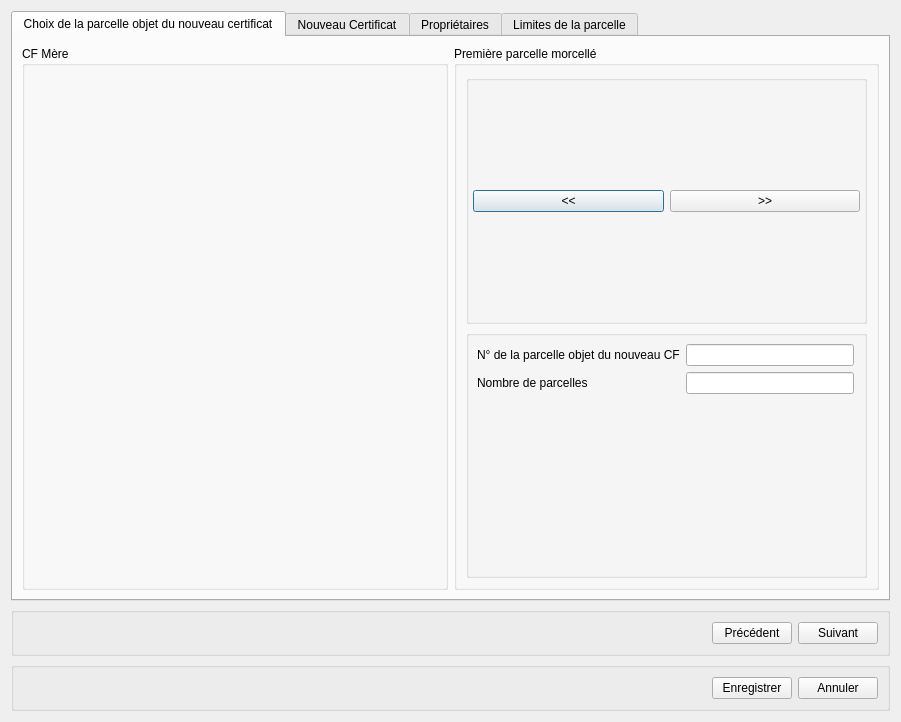
<?xml version="1.0" encoding="UTF-8"?>
<ui version="4.0">
 <class>Dialog</class>
 <widget class="QDialog" name="Dialog">
  <property name="geometry">
   <rect>
    <x>0</x>
    <y>0</y>
    <width>901</width>
    <height>640</height>
   </rect>
  </property>
  <property name="windowTitle">
   <string>Saisie informations</string>
  </property>
  <layout class="QVBoxLayout" name="verticalLayout">
   <item>
    <layout class="QGridLayout" name="gridLayout">
     <item row="0" column="0">
      <widget class="QTabWidget" name="tabWidget">
       <property name="currentIndex">
        <number>0</number>
       </property>
       <widget class="QWidget" name="tab">
        <attribute name="title">
         <string>Choix de la parcelle objet du nouveau certificat</string>
        </attribute>
        <layout class="QHBoxLayout" name="horizontalLayout_9">
         <item>
          <widget class="QGroupBox" name="groupBox">
           <property name="title">
            <string>CF Mère</string>
           </property>
           <layout class="QVBoxLayout" name="verticalLayout_9">
            <item>
             <layout class="QHBoxLayout" name="horizontalLayout">
              <item>
               <spacer name="horizontalSpacer_5">
                <property name="orientation">
                 <enum>Qt::Horizontal</enum>
                </property>
                <property name="sizeHint" stdset="0">
                 <size>
                  <width>40</width>
                  <height>20</height>
                 </size>
                </property>
               </spacer>
              </item>
             </layout>
            </item>
           </layout>
          </widget>
         </item>
         <item>
          <widget class="QGroupBox" name="groupBox_2">
           <property name="title">
            <string>Première parcelle morcellé</string>
           </property>
           <layout class="QVBoxLayout" name="verticalLayout_10">
            <item>
             <layout class="QHBoxLayout" name="horizontalLayout_2"/>
            </item>
            <item>
             <widget class="QGroupBox" name="horizontalGroupBox_3">
              <layout class="QHBoxLayout" name="horizontalLayout_3">
               <property name="leftMargin">
                <number>4</number>
               </property>
               <property name="topMargin">
                <number>4</number>
               </property>
               <property name="rightMargin">
                <number>4</number>
               </property>
               <property name="bottomMargin">
                <number>4</number>
               </property>
               <item>
                <widget class="QPushButton" name="precedent">
                 <property name="text">
                  <string>&lt;&lt;</string>
                 </property>
                </widget>
               </item>
               <item>
                <widget class="QPushButton" name="suivant">
                 <property name="text">
                  <string>&gt;&gt;</string>
                 </property>
                </widget>
               </item>
              </layout>
             </widget>
            </item>
            <item>
             <widget class="QGroupBox" name="formGroupBox">
              <layout class="QFormLayout" name="formLayout">
               <property name="leftMargin">
                <number>8</number>
               </property>
               <property name="topMargin">
                <number>8</number>
               </property>
               <property name="rightMargin">
                <number>10</number>
               </property>
               <property name="bottomMargin">
                <number>8</number>
               </property>
               <item row="0" column="0">
                <widget class="QLabel" name="nDeLaParcelleObjetDuNouveauCFLabel">
                 <property name="text">
                  <string>N° de la parcelle objet du nouveau CF</string>
                 </property>
                </widget>
               </item>
               <item row="0" column="1">
                <widget class="QLineEdit" name="nDeLaParcelleObjetDuNouveauCFLineEdit"/>
               </item>
               <item row="1" column="0">
                <widget class="QLabel" name="nombreDeParcellesLabel">
                 <property name="text">
                  <string>Nombre de parcelles</string>
                 </property>
                </widget>
               </item>
               <item row="1" column="1">
                <widget class="QLineEdit" name="nombreDeParcellesLineEdit"/>
               </item>
              </layout>
             </widget>
            </item>
           </layout>
          </widget>
         </item>
        </layout>
       </widget>
       <widget class="QWidget" name="tab_2">
        <attribute name="title">
         <string>Nouveau Certificat</string>
        </attribute>
        <layout class="QVBoxLayout" name="verticalLayout_2">
         <item>
          <widget class="QGroupBox" name="groupBox_3">
           <property name="title">
            <string>CF qui garde l'ancien numéro </string>
           </property>
           <layout class="QGridLayout" name="gridLayout_4">
            <item row="0" column="0">
             <widget class="QLabel" name="numRoCertificatLabel_3">
              <property name="text">
               <string>Numéro certificat</string>
              </property>
             </widget>
            </item>
            <item row="0" column="1" colspan="4">
             <widget class="QLineEdit" name="numRoCertificatLineEdit_3"/>
            </item>
            <item row="1" column="0">
             <widget class="QLabel" name="surfaceLabel_3">
              <property name="text">
               <string>Surface</string>
              </property>
             </widget>
            </item>
            <item row="1" column="1">
             <widget class="QLineEdit" name="surfaceLineEdit_9"/>
            </item>
            <item row="1" column="2">
             <widget class="QLineEdit" name="surfaceLineEdit_10"/>
            </item>
            <item row="1" column="3">
             <widget class="QLineEdit" name="surfaceLineEdit_11"/>
            </item>
            <item row="1" column="4">
             <widget class="QLineEdit" name="surfaceLineEdit_12"/>
            </item>
            <item row="2" column="0">
             <widget class="QLabel" name="consistanceLabel_3">
              <property name="text">
               <string> Consistance</string>
              </property>
             </widget>
            </item>
            <item row="2" column="1">
             <widget class="QComboBox" name="comboBox"/>
            </item>
           </layout>
          </widget>
         </item>
         <item>
          <widget class="QGroupBox" name="groupBox_4">
           <property name="title">
            <string>Nouveau CF</string>
           </property>
           <layout class="QGridLayout" name="gridLayout_8">
            <item row="0" column="0">
             <widget class="QLabel" name="numRoCertificatLabel">
              <property name="text">
               <string>Numéro certificat</string>
              </property>
             </widget>
            </item>
            <item row="0" column="1">
             <widget class="QLineEdit" name="numRoCertificatLineEdit"/>
            </item>
            <item row="1" column="0">
             <widget class="QLabel" name="surfaceLabel">
              <property name="text">
               <string>N° Demande</string>
              </property>
             </widget>
            </item>
            <item row="1" column="1">
             <widget class="QLineEdit" name="surfaceLineEdit"/>
            </item>
            <item row="2" column="0">
             <widget class="QLabel" name="consistanceLabel">
              <property name="text">
               <string>Consistance</string>
              </property>
             </widget>
            </item>
            <item row="2" column="1">
             <widget class="QComboBox" name="consistanceComboBox"/>
            </item>
            <item row="3" column="0" colspan="2">
             <widget class="QGroupBox" name="groupBox_12">
              <property name="title">
               <string>CF qui garde l'ancien numéro </string>
              </property>
              <layout class="QGridLayout" name="gridLayout_5">
               <item row="0" column="0">
                <widget class="QLabel" name="numRoCertificatLabel_2">
                 <property name="text">
                  <string>Numéro certificat</string>
                 </property>
                </widget>
               </item>
               <item row="0" column="1" colspan="4">
                <widget class="QLineEdit" name="numRoCertificatLineEdit_2"/>
               </item>
               <item row="1" column="0">
                <widget class="QLabel" name="surfaceLabel_2">
                 <property name="text">
                  <string>Surface</string>
                 </property>
                </widget>
               </item>
               <item row="1" column="1">
                <widget class="QLineEdit" name="surfaceLineEdit_8"/>
               </item>
               <item row="1" column="2">
                <widget class="QLineEdit" name="surfaceLineEdit_5"/>
               </item>
               <item row="1" column="3">
                <widget class="QLineEdit" name="surfaceLineEdit_6"/>
               </item>
               <item row="1" column="4">
                <widget class="QLineEdit" name="surfaceLineEdit_7"/>
               </item>
               <item row="2" column="0">
                <widget class="QLabel" name="consistanceLabel_2">
                 <property name="text">
                  <string>Consistance</string>
                 </property>
                </widget>
               </item>
               <item row="2" column="1">
                <widget class="QComboBox" name="consistanceComboBox_2"/>
               </item>
              </layout>
             </widget>
            </item>
           </layout>
          </widget>
         </item>
         <item>
          <widget class="QGroupBox" name="groupBox_11">
           <property name="title">
            <string>Localisation</string>
           </property>
           <layout class="QFormLayout" name="formLayout_2">
            <item row="0" column="0" colspan="2">
             <widget class="QGroupBox" name="formGroupBox_2">
              <layout class="QFormLayout" name="formLayout_3">
               <property name="horizontalSpacing">
                <number>10</number>
               </property>
               <property name="leftMargin">
                <number>6</number>
               </property>
               <property name="topMargin">
                <number>1</number>
               </property>
               <property name="rightMargin">
                <number>15</number>
               </property>
               <property name="bottomMargin">
                <number>10</number>
               </property>
               <item row="0" column="0">
                <widget class="QLabel" name="rGionLabel">
                 <property name="text">
                  <string>Région</string>
                 </property>
                </widget>
               </item>
               <item row="1" column="0">
                <widget class="QLabel" name="districtLabel">
                 <property name="text">
                  <string>District</string>
                 </property>
                </widget>
               </item>
               <item row="2" column="0">
                <widget class="QLabel" name="communeLabel">
                 <property name="text">
                  <string>Commune</string>
                 </property>
                </widget>
               </item>
               <item row="3" column="0">
                <widget class="QLabel" name="fokontanyLabel">
                 <property name="text">
                  <string>Fokontany</string>
                 </property>
                </widget>
               </item>
               <item row="0" column="1">
                <widget class="QLineEdit" name="lineEditRegion"/>
               </item>
               <item row="1" column="1">
                <widget class="QLineEdit" name="lineEditDistrict"/>
               </item>
               <item row="2" column="1">
                <widget class="QLineEdit" name="lineEditCommune"/>
               </item>
               <item row="3" column="1">
                <widget class="QComboBox" name="comboFokontany"/>
               </item>
              </layout>
             </widget>
            </item>
           </layout>
          </widget>
         </item>
        </layout>
       </widget>
       <widget class="QWidget" name="tab_3">
        <attribute name="title">
         <string>Propriétaires</string>
        </attribute>
        <layout class="QVBoxLayout" name="verticalLayout_5">
         <item>
          <widget class="QGroupBox" name="groupBox_5">
           <property name="title">
            <string>Propriétaires du CF restant</string>
           </property>
           <layout class="QVBoxLayout" name="verticalLayout_3">
            <item>
             <widget class="QGroupBox" name="horizontalGroupBox_6">
              <layout class="QHBoxLayout" name="horizontalLayout_6">
               <item>
                <spacer name="horizontalSpacer_3">
                 <property name="orientation">
                  <enum>Qt::Horizontal</enum>
                 </property>
                 <property name="sizeHint" stdset="0">
                  <size>
                   <width>40</width>
                   <height>20</height>
                  </size>
                 </property>
                </spacer>
               </item>
               <item>
                <widget class="QPushButton" name="detail">
                 <property name="text">
                  <string>Détail</string>
                 </property>
                </widget>
               </item>
              </layout>
             </widget>
            </item>
            <item>
             <layout class="QGridLayout" name="gridLayout_2">
              <item row="0" column="0">
               <widget class="QTableWidget" name="tableWidget">
                <column>
                 <property name="text">
                  <string>Nom</string>
                 </property>
                </column>
                <column>
                 <property name="text">
                  <string>Prenoms</string>
                 </property>
                </column>
                <column>
                 <property name="text">
                  <string>Sexe</string>
                 </property>
                </column>
                <column>
                 <property name="text">
                  <string>DateNaissance</string>
                 </property>
                </column>
               </widget>
              </item>
             </layout>
            </item>
           </layout>
          </widget>
         </item>
         <item>
          <widget class="QGroupBox" name="groupBox_6">
           <property name="title">
            <string>Propriétaire du nouveau CF</string>
           </property>
           <layout class="QVBoxLayout" name="verticalLayout_4">
            <item>
             <widget class="QGroupBox" name="horizontalGroupBox_7">
              <layout class="QHBoxLayout" name="horizontalLayout_7">
               <item>
                <widget class="QPushButton" name="remove">
                 <property name="text">
                  <string>Enlever</string>
                 </property>
                </widget>
               </item>
               <item>
                <widget class="QPushButton" name="pushButtonAddition">
                 <property name="text">
                  <string>Ajouter</string>
                 </property>
                </widget>
               </item>
               <item>
                <spacer name="horizontalSpacer_4">
                 <property name="orientation">
                  <enum>Qt::Horizontal</enum>
                 </property>
                 <property name="sizeHint" stdset="0">
                  <size>
                   <width>40</width>
                   <height>20</height>
                  </size>
                 </property>
                </spacer>
               </item>
               <item>
                <widget class="QPushButton" name="details">
                 <property name="text">
                  <string>Détails</string>
                 </property>
                </widget>
               </item>
              </layout>
             </widget>
            </item>
            <item>
             <layout class="QGridLayout" name="gridLayout_3">
              <item row="0" column="0">
               <widget class="QTableWidget" name="tableWidget_2">
                <column>
                 <property name="text">
                  <string>Noms</string>
                 </property>
                </column>
                <column>
                 <property name="text">
                  <string>Prenoms</string>
                 </property>
                </column>
                <column>
                 <property name="text">
                  <string>Sexe</string>
                 </property>
                </column>
                <column>
                 <property name="text">
                  <string>Date</string>
                 </property>
                </column>
               </widget>
              </item>
             </layout>
            </item>
           </layout>
          </widget>
         </item>
        </layout>
       </widget>
       <widget class="QWidget" name="tab_5">
        <attribute name="title">
         <string>Limites de la parcelle</string>
        </attribute>
        <layout class="QVBoxLayout" name="verticalLayout_8">
         <item>
          <widget class="QGroupBox" name="groupBox_9">
           <property name="title">
            <string>Limites de la parcelle pour le CF restant</string>
           </property>
           <layout class="QVBoxLayout" name="verticalLayout_6">
            <item>
             <widget class="QGroupBox" name="horizontalGroupBox_10">
              <layout class="QHBoxLayout" name="horizontalLayout_10">
               <item>
                <widget class="QPushButton" name="Enlever">
                 <property name="text">
                  <string>Enlever</string>
                 </property>
                </widget>
               </item>
               <item>
                <widget class="QPushButton" name="Ajouter_LimiteAncien">
                 <property name="text">
                  <string>Ajouter</string>
                 </property>
                </widget>
               </item>
               <item>
                <spacer name="horizontalSpacer_7">
                 <property name="orientation">
                  <enum>Qt::Horizontal</enum>
                 </property>
                 <property name="sizeHint" stdset="0">
                  <size>
                   <width>40</width>
                   <height>20</height>
                  </size>
                 </property>
                </spacer>
               </item>
               <item>
                <widget class="QLineEdit" name="lineEditCFRestant"/>
               </item>
              </layout>
             </widget>
            </item>
            <item>
             <layout class="QGridLayout" name="gridLayout_6">
              <item row="0" column="0">
               <widget class="QTableWidget" name="tableWidget_5">
                <column>
                 <property name="text">
                  <string>Reperes</string>
                 </property>
                </column>
                <column>
                 <property name="text">
                  <string>Description</string>
                 </property>
                </column>
                <column>
                 <property name="text">
                  <string>Position</string>
                 </property>
                </column>
               </widget>
              </item>
             </layout>
            </item>
           </layout>
          </widget>
         </item>
         <item>
          <widget class="QGroupBox" name="groupBox_10">
           <property name="title">
            <string>Limite de la parcelle du nouveau CF</string>
           </property>
           <layout class="QVBoxLayout" name="verticalLayout_7">
            <item>
             <widget class="QGroupBox" name="horizontalGroupBox_11">
              <layout class="QHBoxLayout" name="horizontalLayout_11">
               <item>
                <widget class="QPushButton" name="Enlever_2">
                 <property name="text">
                  <string>Enlever</string>
                 </property>
                </widget>
               </item>
               <item>
                <widget class="QPushButton" name="Ajouter_LimiteNew">
                 <property name="text">
                  <string>Ajouter</string>
                 </property>
                </widget>
               </item>
               <item>
                <spacer name="horizontalSpacer_8">
                 <property name="orientation">
                  <enum>Qt::Horizontal</enum>
                 </property>
                 <property name="sizeHint" stdset="0">
                  <size>
                   <width>40</width>
                   <height>20</height>
                  </size>
                 </property>
                </spacer>
               </item>
               <item>
                <widget class="QLineEdit" name="lineEditNouveauCF"/>
               </item>
              </layout>
             </widget>
            </item>
            <item>
             <layout class="QGridLayout" name="gridLayout_7">
              <item row="0" column="0">
               <widget class="QTableWidget" name="tableWidget_6">
                <column>
                 <property name="text">
                  <string>Reperes</string>
                 </property>
                </column>
                <column>
                 <property name="text">
                  <string>Description</string>
                 </property>
                </column>
                <column>
                 <property name="text">
                  <string>Position</string>
                 </property>
                </column>
               </widget>
              </item>
             </layout>
            </item>
           </layout>
          </widget>
         </item>
        </layout>
       </widget>
      </widget>
     </item>
    </layout>
   </item>
   <item>
    <widget class="QGroupBox" name="horizontalGroupBox_4">
     <layout class="QHBoxLayout" name="horizontalLayout_4">
      <item>
       <spacer name="horizontalSpacer">
        <property name="orientation">
         <enum>Qt::Horizontal</enum>
        </property>
        <property name="sizeHint" stdset="0">
         <size>
          <width>40</width>
          <height>20</height>
         </size>
        </property>
       </spacer>
      </item>
      <item>
       <widget class="QPushButton" name="precedent_2">
        <property name="text">
         <string>Précédent</string>
        </property>
       </widget>
      </item>
      <item>
       <widget class="QPushButton" name="suivant_2">
        <property name="text">
         <string>Suivant</string>
        </property>
       </widget>
      </item>
     </layout>
    </widget>
   </item>
   <item>
    <widget class="QGroupBox" name="horizontalGroupBox_5">
     <layout class="QHBoxLayout" name="horizontalLayout_5">
      <item>
       <spacer name="horizontalSpacer_2">
        <property name="orientation">
         <enum>Qt::Horizontal</enum>
        </property>
        <property name="sizeHint" stdset="0">
         <size>
          <width>40</width>
          <height>20</height>
         </size>
        </property>
       </spacer>
      </item>
      <item>
       <widget class="QPushButton" name="save">
        <property name="text">
         <string>Enregistrer</string>
        </property>
       </widget>
      </item>
      <item>
       <widget class="QPushButton" name="cancel">
        <property name="text">
         <string>Annuler</string>
        </property>
       </widget>
      </item>
     </layout>
    </widget>
   </item>
  </layout>
 </widget>
 <resources/>
 <connections/>
</ui>
